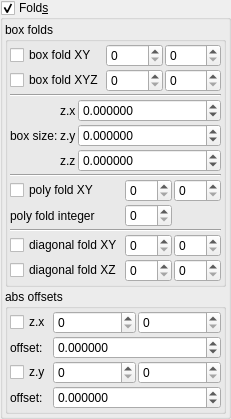
    <widget class="MyGroupBox" name="groupCheck_transf_function_enabled_false">
     <property name="toolTip">
      <string/>
     </property>
     <property name="title">
      <string>Fold&amp;s</string>
     </property>
     <property name="checkable">
      <bool>true</bool>
     </property>
     <layout class="QVBoxLayout" name="verticalLayout_33" stretch="0,0">
      <property name="spacing">
       <number>2</number>
      </property>
      <property name="leftMargin">
       <number>2</number>
      </property>
      <property name="topMargin">
       <number>2</number>
      </property>
      <property name="rightMargin">
       <number>2</number>
      </property>
      <property name="bottomMargin">
       <number>2</number>
      </property>
      <item>
       <widget class="QGroupBox" name="groupBox_2">
        <property name="title">
         <string>box folds</string>
        </property>
        <layout class="QVBoxLayout" name="verticalLayout_4" stretch="0,0,0">
         <property name="spacing">
          <number>2</number>
         </property>
         <property name="leftMargin">
          <number>2</number>
         </property>
         <property name="topMargin">
          <number>2</number>
         </property>
         <property name="rightMargin">
          <number>2</number>
         </property>
         <property name="bottomMargin">
          <number>2</number>
         </property>
         <item>
          <layout class="QGridLayout" name="gridLayout_15" rowstretch="0,0,0" columnstretch="0,1,1">
           <property name="spacing">
            <number>2</number>
           </property>
           <item row="2" column="0" colspan="3">
            <widget class="Line" name="line_5">
             <property name="orientation">
              <enum>Qt::Horizontal</enum>
             </property>
            </widget>
           </item>
           <item row="0" column="0">
            <widget class="MyCheckBox" name="checkBox_transf_function_enabledBx_false">
             <property name="text">
              <string notr="true">box fold XY</string>
             </property>
            </widget>
           </item>
           <item row="0" column="2">
            <widget class="MySpinBox" name="spinboxInt_transf_stop_iterations_A">
             <property name="enabled">
              <bool>true</bool>
             </property>
             <property name="sizePolicy">
              <sizepolicy hsizetype="Minimum" vsizetype="Maximum">
               <horstretch>0</horstretch>
               <verstretch>0</verstretch>
              </sizepolicy>
             </property>
             <property name="maximum">
              <number>999</number>
             </property>
            </widget>
           </item>
           <item row="0" column="1">
            <widget class="MySpinBox" name="spinboxInt_transf_start_iterations_A">
             <property name="enabled">
              <bool>true</bool>
             </property>
             <property name="sizePolicy">
              <sizepolicy hsizetype="Minimum" vsizetype="Maximum">
               <horstretch>0</horstretch>
               <verstretch>0</verstretch>
              </sizepolicy>
             </property>
             <property name="maximum">
              <number>999</number>
             </property>
            </widget>
           </item>
           <item row="1" column="0">
            <widget class="MyCheckBox" name="checkBox_transf_function_enabledBy_false">
             <property name="text">
              <string notr="true">box fold XYZ</string>
             </property>
            </widget>
           </item>
           <item row="1" column="2">
            <widget class="MySpinBox" name="spinboxInt_transf_stop_iterations_B">
             <property name="enabled">
              <bool>true</bool>
             </property>
             <property name="sizePolicy">
              <sizepolicy hsizetype="Minimum" vsizetype="Maximum">
               <horstretch>0</horstretch>
               <verstretch>0</verstretch>
              </sizepolicy>
             </property>
             <property name="maximum">
              <number>999</number>
             </property>
            </widget>
           </item>
           <item row="1" column="1">
            <widget class="MySpinBox" name="spinboxInt_transf_start_iterations_B">
             <property name="enabled">
              <bool>true</bool>
             </property>
             <property name="sizePolicy">
              <sizepolicy hsizetype="Minimum" vsizetype="Maximum">
               <horstretch>0</horstretch>
               <verstretch>0</verstretch>
              </sizepolicy>
             </property>
             <property name="maximum">
              <number>999</number>
             </property>
            </widget>
           </item>
          </layout>
         </item>
         <item>
          <layout class="QGridLayout" name="gridLayout" columnstretch="0,0,1">
           <property name="spacing">
            <number>2</number>
           </property>
           <item row="3" column="2">
            <widget class="MyDoubleSpinBox" name="spinbox3_transf_addition_constant_111_x">
             <property name="sizePolicy">
              <sizepolicy hsizetype="Minimum" vsizetype="Maximum">
               <horstretch>0</horstretch>
               <verstretch>0</verstretch>
              </sizepolicy>
             </property>
             <property name="prefix">
              <string/>
             </property>
             <property name="suffix">
              <string/>
             </property>
             <property name="decimals">
              <number>6</number>
             </property>
             <property name="minimum">
              <double>-99.989999999999995</double>
             </property>
             <property name="maximum">
              <double>99.989999999999995</double>
             </property>
             <property name="singleStep">
              <double>0.100000000000000</double>
             </property>
            </widget>
           </item>
           <item row="5" column="1">
            <widget class="QLabel" name="label_122">
             <property name="text">
              <string notr="true">z.z</string>
             </property>
            </widget>
           </item>
           <item row="4" column="2">
            <widget class="MyDoubleSpinBox" name="spinbox3_transf_addition_constant_111_y">
             <property name="sizePolicy">
              <sizepolicy hsizetype="Minimum" vsizetype="Maximum">
               <horstretch>0</horstretch>
               <verstretch>0</verstretch>
              </sizepolicy>
             </property>
             <property name="prefix">
              <string/>
             </property>
             <property name="suffix">
              <string/>
             </property>
             <property name="decimals">
              <number>6</number>
             </property>
             <property name="minimum">
              <double>-99.989999999999995</double>
             </property>
             <property name="maximum">
              <double>99.989999999999995</double>
             </property>
             <property name="singleStep">
              <double>0.100000000000000</double>
             </property>
            </widget>
           </item>
           <item row="3" column="0" rowspan="3">
            <widget class="QLabel" name="label_108">
             <property name="text">
              <string>box size:</string>
             </property>
            </widget>
           </item>
           <item row="5" column="2">
            <widget class="MyDoubleSpinBox" name="spinbox3_transf_addition_constant_111_z">
             <property name="sizePolicy">
              <sizepolicy hsizetype="Minimum" vsizetype="Maximum">
               <horstretch>0</horstretch>
               <verstretch>0</verstretch>
              </sizepolicy>
             </property>
             <property name="prefix">
              <string/>
             </property>
             <property name="suffix">
              <string/>
             </property>
             <property name="decimals">
              <number>6</number>
             </property>
             <property name="minimum">
              <double>-99.989999999999995</double>
             </property>
             <property name="maximum">
              <double>99.989999999999995</double>
             </property>
             <property name="singleStep">
              <double>0.100000000000000</double>
             </property>
            </widget>
           </item>
           <item row="4" column="1">
            <widget class="QLabel" name="label_124">
             <property name="text">
              <string notr="true">z.y</string>
             </property>
            </widget>
           </item>
           <item row="3" column="1">
            <widget class="QLabel" name="label_121">
             <property name="text">
              <string notr="true">z.x</string>
             </property>
            </widget>
           </item>
          </layout>
         </item>
         <item>
          <layout class="QGridLayout" name="gridLayout_10" columnstretch="0,0,0">
           <property name="spacing">
            <number>2</number>
           </property>
           <item row="2" column="0" colspan="3">
            <widget class="Line" name="line_3">
             <property name="orientation">
              <enum>Qt::Horizontal</enum>
             </property>
            </widget>
           </item>
           <item row="3" column="0">
            <widget class="MyCheckBox" name="checkBox_transf_function_enabledP_false">
             <property name="font">
              <font>
               <weight>50</weight>
               <bold>false</bold>
              </font>
             </property>
             <property name="text">
              <string>poly fold XY</string>
             </property>
            </widget>
           </item>
           <item row="5" column="0" colspan="3">
            <widget class="Line" name="line_4">
             <property name="orientation">
              <enum>Qt::Horizontal</enum>
             </property>
            </widget>
           </item>
           <item row="3" column="2">
            <widget class="MySpinBox" name="spinboxInt_transf_stop_iterations_P">
             <property name="enabled">
              <bool>true</bool>
             </property>
             <property name="sizePolicy">
              <sizepolicy hsizetype="Minimum" vsizetype="Maximum">
               <horstretch>0</horstretch>
               <verstretch>0</verstretch>
              </sizepolicy>
             </property>
             <property name="maximum">
              <number>999</number>
             </property>
            </widget>
           </item>
           <item row="4" column="0">
            <widget class="QLabel" name="label_45">
             <property name="text">
              <string>poly fold integer</string>
             </property>
            </widget>
           </item>
           <item row="6" column="0">
            <widget class="MyCheckBox" name="checkBox_transf_function_enabledCx_false">
             <property name="text">
              <string notr="true">diagonal fold XY</string>
             </property>
            </widget>
           </item>
           <item row="4" column="1">
            <widget class="MySpinBox" name="spinboxInt_transf_int_6">
             <property name="enabled">
              <bool>true</bool>
             </property>
             <property name="sizePolicy">
              <sizepolicy hsizetype="Minimum" vsizetype="Maximum">
               <horstretch>0</horstretch>
               <verstretch>0</verstretch>
              </sizepolicy>
             </property>
             <property name="maximum">
              <number>999</number>
             </property>
            </widget>
           </item>
           <item row="7" column="0">
            <widget class="MyCheckBox" name="checkBox_transf_function_enabledCy_false">
             <property name="text">
              <string notr="true">diagonal fold XZ</string>
             </property>
            </widget>
           </item>
           <item row="6" column="2">
            <widget class="MySpinBox" name="spinboxInt_transf_stop_iterations_Cx">
             <property name="enabled">
              <bool>true</bool>
             </property>
             <property name="sizePolicy">
              <sizepolicy hsizetype="Minimum" vsizetype="Maximum">
               <horstretch>0</horstretch>
               <verstretch>0</verstretch>
              </sizepolicy>
             </property>
             <property name="maximum">
              <number>999</number>
             </property>
            </widget>
           </item>
           <item row="3" column="1">
            <widget class="MySpinBox" name="spinboxInt_transf_start_iterations_P">
             <property name="enabled">
              <bool>true</bool>
             </property>
             <property name="sizePolicy">
              <sizepolicy hsizetype="Minimum" vsizetype="Maximum">
               <horstretch>0</horstretch>
               <verstretch>0</verstretch>
              </sizepolicy>
             </property>
             <property name="maximum">
              <number>999</number>
             </property>
            </widget>
           </item>
           <item row="6" column="1">
            <widget class="MySpinBox" name="spinboxInt_transf_start_iterations_Cx">
             <property name="enabled">
              <bool>true</bool>
             </property>
             <property name="sizePolicy">
              <sizepolicy hsizetype="Minimum" vsizetype="Maximum">
               <horstretch>0</horstretch>
               <verstretch>0</verstretch>
              </sizepolicy>
             </property>
             <property name="maximum">
              <number>999</number>
             </property>
            </widget>
           </item>
           <item row="7" column="1">
            <widget class="MySpinBox" name="spinboxInt_transf_start_iterations_Cy">
             <property name="enabled">
              <bool>true</bool>
             </property>
             <property name="sizePolicy">
              <sizepolicy hsizetype="Minimum" vsizetype="Maximum">
               <horstretch>0</horstretch>
               <verstretch>0</verstretch>
              </sizepolicy>
             </property>
             <property name="maximum">
              <number>999</number>
             </property>
            </widget>
           </item>
           <item row="7" column="2">
            <widget class="MySpinBox" name="spinboxInt_transf_stop_iterations_Cy">
             <property name="enabled">
              <bool>true</bool>
             </property>
             <property name="sizePolicy">
              <sizepolicy hsizetype="Minimum" vsizetype="Maximum">
               <horstretch>0</horstretch>
               <verstretch>0</verstretch>
              </sizepolicy>
             </property>
             <property name="maximum">
              <number>999</number>
             </property>
            </widget>
           </item>
          </layout>
         </item>
        </layout>
       </widget>
      </item>
      <item>
       <widget class="QGroupBox" name="groupBox_3">
        <property name="title">
         <string>abs offsets</string>
        </property>
        <layout class="QVBoxLayout" name="verticalLayout_5" stretch="0">
         <property name="spacing">
          <number>2</number>
         </property>
         <property name="leftMargin">
          <number>2</number>
         </property>
         <property name="topMargin">
          <number>2</number>
         </property>
         <property name="rightMargin">
          <number>2</number>
         </property>
         <property name="bottomMargin">
          <number>2</number>
         </property>
         <item>
          <layout class="QGridLayout" name="gridLayout_11" columnstretch="0,1,1">
           <property name="spacing">
            <number>2</number>
           </property>
           <item row="2" column="1" colspan="2">
            <widget class="MyDoubleSpinBox" name="spinbox_transf_offsetC_0">
             <property name="enabled">
              <bool>true</bool>
             </property>
             <property name="sizePolicy">
              <sizepolicy hsizetype="Minimum" vsizetype="Maximum">
               <horstretch>0</horstretch>
               <verstretch>0</verstretch>
              </sizepolicy>
             </property>
             <property name="prefix">
              <string/>
             </property>
             <property name="suffix">
              <string/>
             </property>
             <property name="decimals">
              <number>6</number>
             </property>
             <property name="minimum">
              <double>-99.989999999999995</double>
             </property>
             <property name="maximum">
              <double>99.989999999999995</double>
             </property>
             <property name="singleStep">
              <double>0.100000000000000</double>
             </property>
            </widget>
           </item>
           <item row="1" column="0">
            <widget class="MyCheckBox" name="checkBox_transf_function_enabledC_false">
             <property name="text">
              <string notr="true">z.x</string>
             </property>
            </widget>
           </item>
           <item row="1" column="2">
            <widget class="MySpinBox" name="spinboxInt_transf_stop_iterations_C">
             <property name="enabled">
              <bool>true</bool>
             </property>
             <property name="sizePolicy">
              <sizepolicy hsizetype="Minimum" vsizetype="Maximum">
               <horstretch>0</horstretch>
               <verstretch>0</verstretch>
              </sizepolicy>
             </property>
             <property name="maximum">
              <number>999</number>
             </property>
            </widget>
           </item>
           <item row="4" column="0">
            <widget class="QLabel" name="label_38">
             <property name="text">
              <string>offset:</string>
             </property>
            </widget>
           </item>
           <item row="4" column="1" colspan="2">
            <widget class="MyDoubleSpinBox" name="spinbox_transf_offsetD_0">
             <property name="enabled">
              <bool>true</bool>
             </property>
             <property name="sizePolicy">
              <sizepolicy hsizetype="Minimum" vsizetype="Maximum">
               <horstretch>0</horstretch>
               <verstretch>0</verstretch>
              </sizepolicy>
             </property>
             <property name="prefix">
              <string/>
             </property>
             <property name="suffix">
              <string/>
             </property>
             <property name="decimals">
              <number>6</number>
             </property>
             <property name="minimum">
              <double>-99.989999999999995</double>
             </property>
             <property name="maximum">
              <double>99.989999999999995</double>
             </property>
             <property name="singleStep">
              <double>0.100000000000000</double>
             </property>
            </widget>
           </item>
           <item row="2" column="0">
            <widget class="QLabel" name="label_43">
             <property name="text">
              <string>offset:</string>
             </property>
            </widget>
           </item>
           <item row="3" column="2">
            <widget class="MySpinBox" name="spinboxInt_transf_stop_iterations_D">
             <property name="enabled">
              <bool>true</bool>
             </property>
             <property name="sizePolicy">
              <sizepolicy hsizetype="Minimum" vsizetype="Maximum">
               <horstretch>0</horstretch>
               <verstretch>0</verstretch>
              </sizepolicy>
             </property>
             <property name="maximum">
              <number>999</number>
             </property>
            </widget>
           </item>
           <item row="3" column="0">
            <widget class="MyCheckBox" name="checkBox_transf_function_enabledD_false">
             <property name="enabled">
              <bool>true</bool>
             </property>
             <property name="text">
              <string notr="true">z.y</string>
             </property>
            </widget>
           </item>
           <item row="1" column="1">
            <widget class="MySpinBox" name="spinboxInt_transf_start_iterations_C">
             <property name="enabled">
              <bool>true</bool>
             </property>
             <property name="sizePolicy">
              <sizepolicy hsizetype="Minimum" vsizetype="Maximum">
               <horstretch>0</horstretch>
               <verstretch>0</verstretch>
              </sizepolicy>
             </property>
             <property name="maximum">
              <number>999</number>
             </property>
            </widget>
           </item>
           <item row="3" column="1">
            <widget class="MySpinBox" name="spinboxInt_transf_start_iterations_D">
             <property name="enabled">
              <bool>true</bool>
             </property>
             <property name="sizePolicy">
              <sizepolicy hsizetype="Minimum" vsizetype="Maximum">
               <horstretch>0</horstretch>
               <verstretch>0</verstretch>
              </sizepolicy>
             </property>
             <property name="maximum">
              <number>999</number>
             </property>
            </widget>
           </item>
          </layout>
         </item>
        </layout>
       </widget>
      </item>
     </layout>
    </widget>
